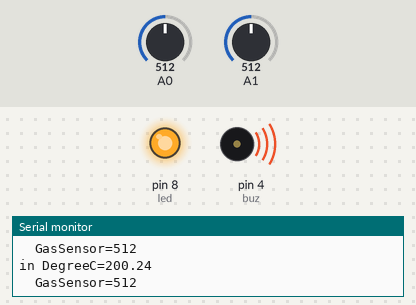
Simulated run of this sketch. Board: Arduino Uno, built with avr-gcc and run on an emulated ATmega328P. Parts: output pins drawn as LEDs (lit = HIGH), buzzer (waves = sounding, pin HIGH), the last lines printed to the serial monitor. Inputs (shaded band) come from the test bench; at power-on: A1 = 512, A0 = 512.

Above: at 1.8 s.
1.9 s: A1 set to 322
3.4 s: A1 set to 291
At 5.2 s:
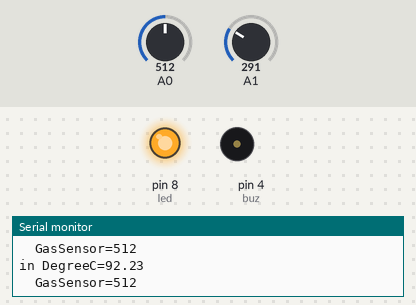
5.5 s: A1 set to 259
At 6.9 s:
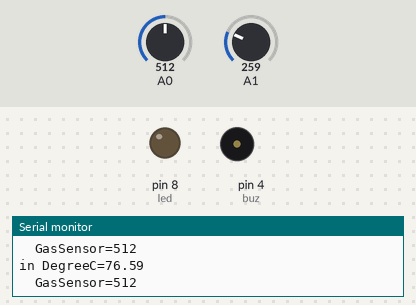
7.5 s: A1 set to 306
At 8.5 s:
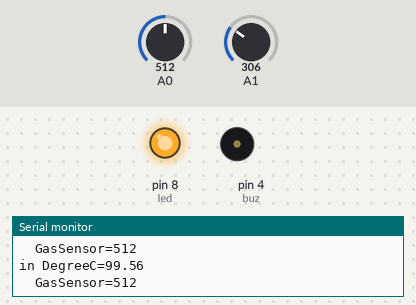
9.5 s: A1 set to 122
At 11.3 s:
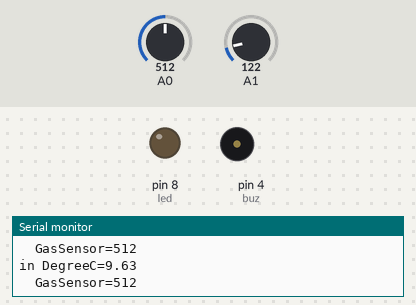
Timing chart, 0 to 12.5 s (numbered marks = the images above; inputs shaded):
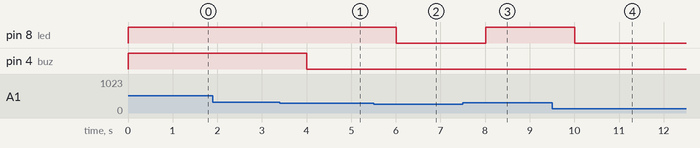

The sketch:

alarm_system_using_arduino_with_temperature_and_gas_sensor_1.ino
```cpp
#define led 8
#define buz 4

void setup(){
  pinMode(A0,INPUT);
  pinMode(A1,INPUT);
  pinMode(led,OUTPUT);
  pinMode(buz,OUTPUT);
  Serial.begin(9600);
}
void loop(){
  float vout;
  vout=analogRead(A1);
  float vout1;
  float temp;
  vout1=(vout/1023)*5000;
  temp=(vout1-500)/10;
 int gasSensor=analogRead(A0);
  if(temp>=80){
    digitalWrite(led,HIGH);
  }
  else{
    digitalWrite(led,LOW);
  }
  if(temp>=100){
    digitalWrite(buz,HIGH);
  }
  else{
    digitalWrite(buz,LOW);
  }
  Serial.print("in DegreeC=");

  Serial.println(temp);
  Serial.print("\t");
  Serial.print("GasSensor=");

  Serial.println(gasSensor);
  Serial.println();
  delay(1000);
}
  
```

Measured:
- the behaviour switches between 307 and 306 on A1 (found by bisection; images 0 and 1)
- the behaviour switches between 266 and 265 on A1 (found by bisection; images 1 and 2)
- after the input at 3.4 s, pin 4 (buz): HIGH → LOW after 0.61 s
- after the input at 5.5 s, pin 8 (led): HIGH → LOW after 0.51 s
- after the input at 7.5 s, pin 8 (led): LOW → HIGH after 0.51 s
- after the input at 9.5 s, pin 8 (led): HIGH → LOW after 0.51 s
